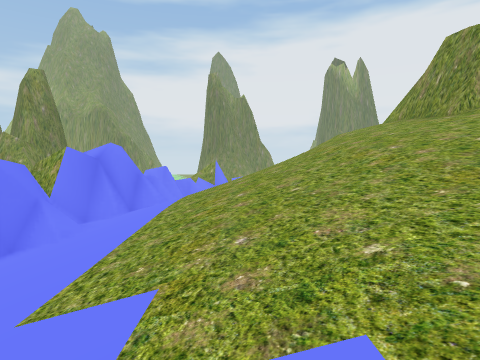
View 1 (above)

16 first-person views from a walk through a Unity game level. The camera is 1.4 m above the floor, tilts 4° down and sees 75° across. The floor is counted in squares, 2 m on a side. Each view is taken from the middle of a square. On the plan, view 1 faces up. The plan holds only what a view shows up to about 10 squares ahead; the rest is blank. The place goes on beyond the plan. The player is left out. Some surface patterns are stand-ins.

View 2
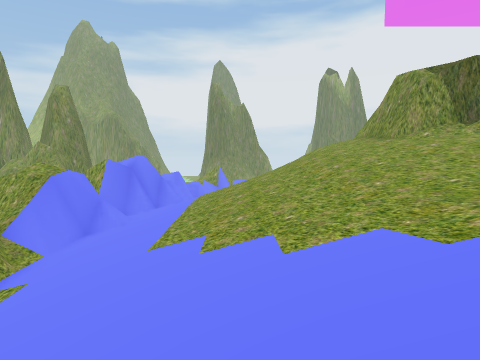

View 3
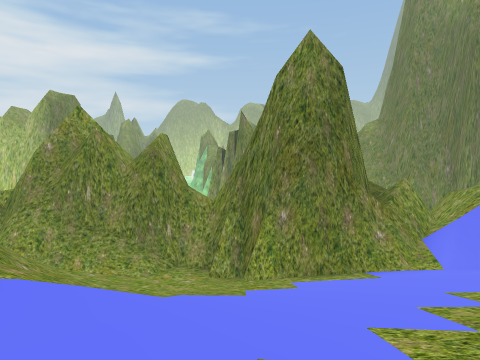

View 4
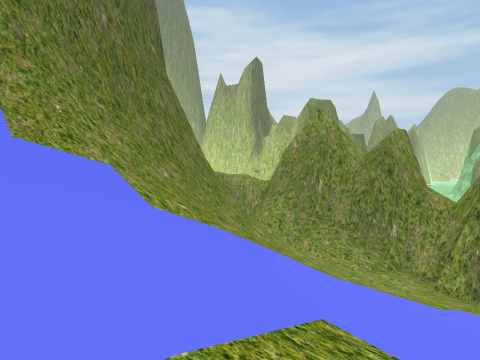

View 5
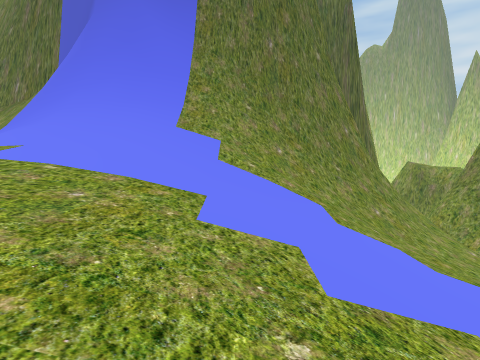

View 6
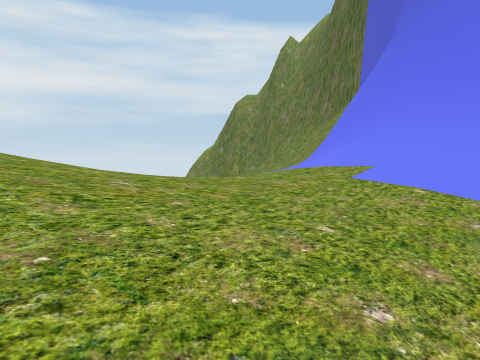

View 7
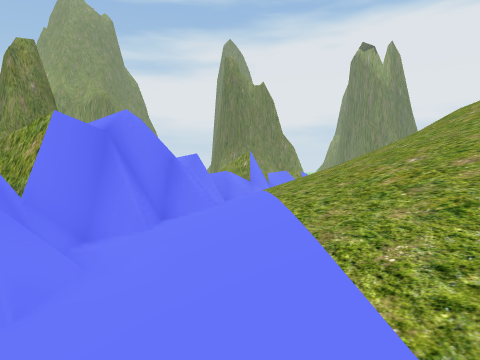

View 8
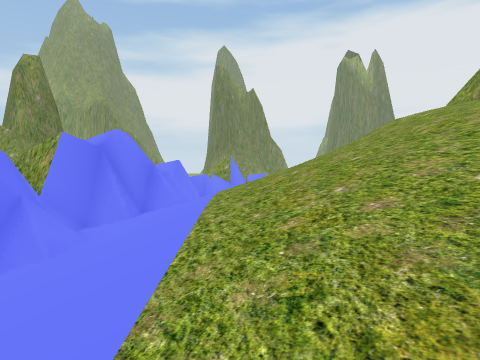

View 9
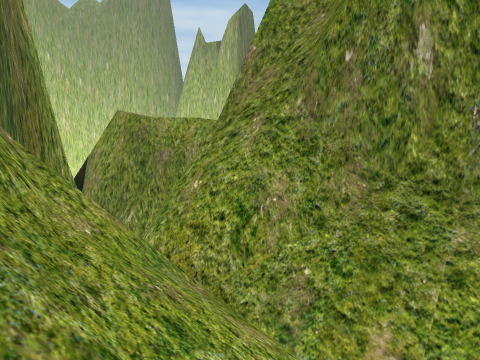

View 10
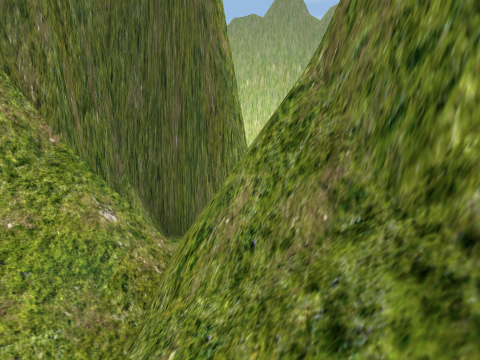

View 11
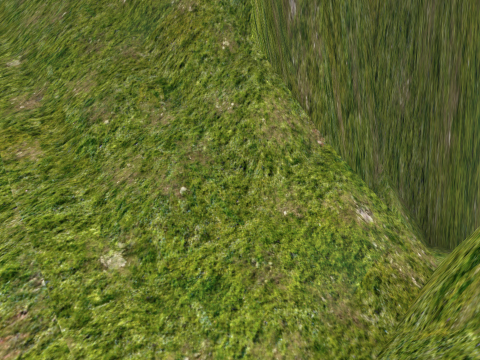

View 12
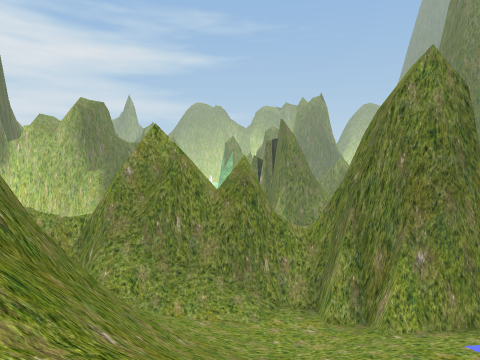

View 13
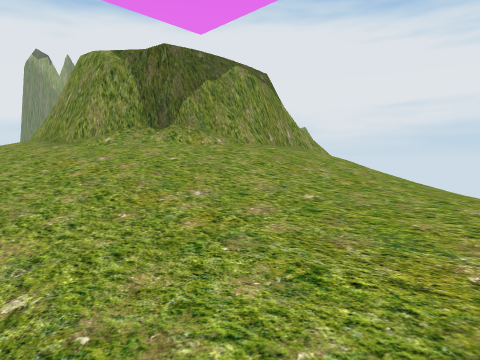

View 14
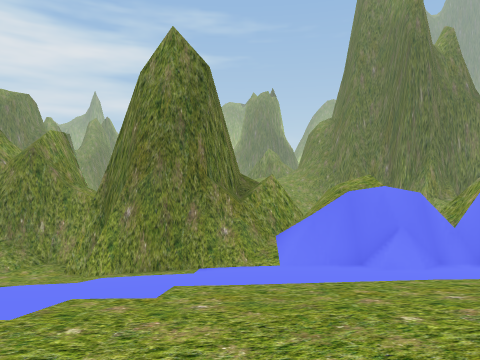

View 15
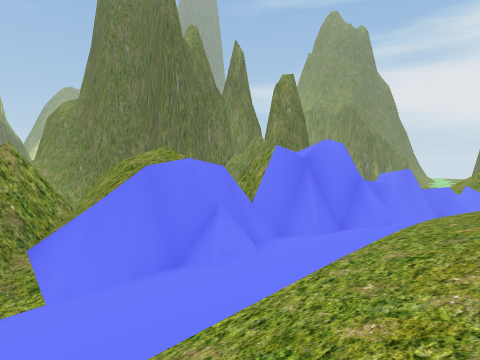

View 16
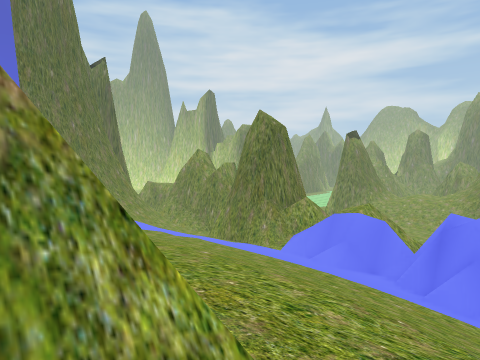

### Floor plan
Key: @ floor where view 1 was taken; # wall or solid block; . main floor; - floor 6 m lower than the main floor; / step, stairs or slope; = window, fence, low wall or low ledge; v drop or lower ground.
Columns run from 8 left of view 1 to 6 right of it. Each row starts with its distance up from view 1.
 12      =    /////
 11     ##////////#
 10    ###////////#
  9    ##/////////#
  8    #//////////#
  7    ##//////////
  6    #=//////////
  5   =#///////////
  4   #=///////////
  3   ##///////////
  2    #///////////
  1    #/////////..
  0    #////@////..
 -1   ##//////////.
 -2  ##////////////
 -3  #/////////////
 -4  #/////////////
 -5  #/////###=////
 -6  ##//##########
 -7  ##/###
 -8  ##v##
 -9 ##   #
-10 #v   #
-11 ## -v#
-12  #####

Positions as (right, up) in squares from view 1, and headings:
1: (0, 0), facing up
2: (0, -3), facing up
3: (3, -1), facing left
4: (3, 0), facing down-left
5: (1, 3), facing down
6: (2, 4), facing down-right
7: (-2, 4), facing up
8: (-1, 2), facing up
9: (-4, -5), facing down-left
10: (-6, -5), facing down
11: (-6, -5), facing down-right
12: (2, -4), facing left
13: (3, 0), facing up-right
14: (3, 3), facing left
15: (0, 3), facing up-left
16: (6, 12), facing down-left
